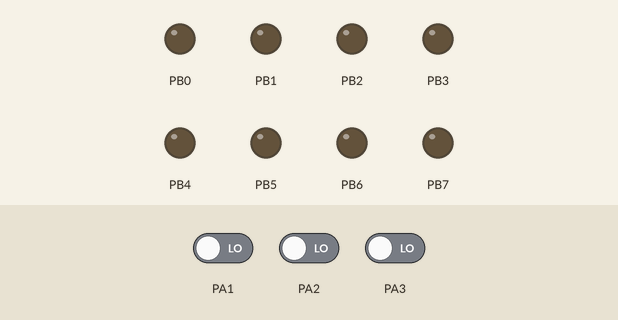
The program below on a simulated ATmega64, built with avr-gcc and emulated at 1 MHz. Shown: output pins drawn as LEDs (lit = HIGH). The test bench sets the inputs (shaded band); at power-on: PA1 LOW, PA3 LOW, PA2 LOW.

Above: at 1.2 s.
1.3 s: PA1 driven HIGH
At 1.7 s:
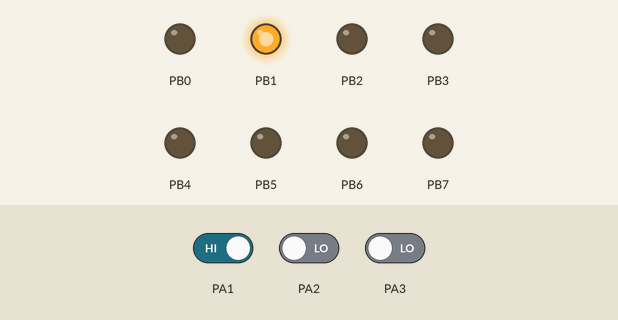
2.8 s: PA3 driven HIGH
At 4.0 s:
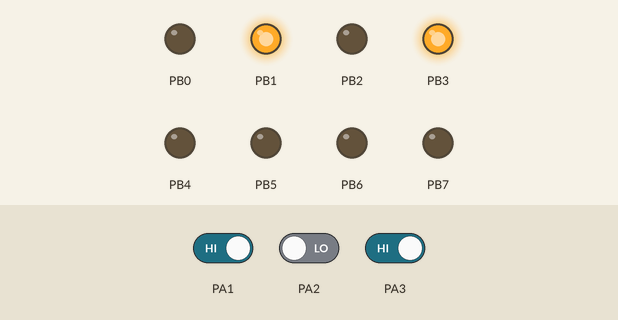
4.3 s: PA1 driven LOW
At 5.2 s:
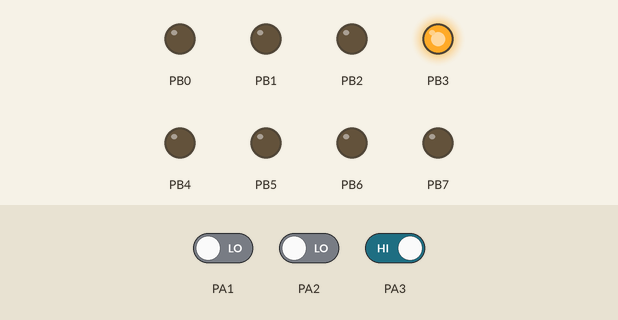
Timing chart, 0 to 7.3 s (numbered marks = the images above; inputs shaded):
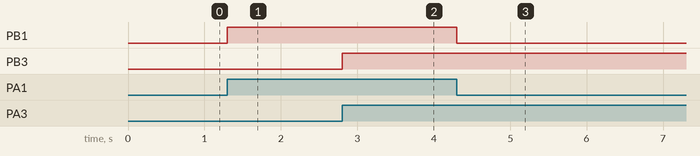

Measured:
- after the input at 1.3 s, PB1: LOW → HIGH at once
- after the input at 2.8 s, PB3: LOW → HIGH at once
- after the input at 4.3 s, PB1: HIGH → LOW at once

The program:

main.c
```c
#include <stdio.h>
#include <avr/io.h>
#include <avr/interrupt.h>
#include <util/delay.h>

int main(void) {

    DDRA=0b00000000;
    DDRB=0b11111111;

    short int left_sensor, right_sensor, middle_sensor;

    short int pleft, pmiddle, pright;

    pleft=1;
    pmiddle=0;
    pright=1;


    while (1) {

    left_sensor=PINA&(0b00000010); //PA1
        middle_sensor=PINA&(0b00000100);//PA2
    right_sensor=PINA&(0b00001000); //PA3


    if ((left_sensor) && (right_sensor) && !(middle_sensor)) {

    //move forward
        PORTB=0b00001010;

    }

    else if (!(left_sensor) && (right_sensor)) {

    //move left
        PORTB=0b00001000;
    }

    else if ((left_sensor) && !(right_sensor)) {

    //move right
        PORTB=0b00000010;
    }

    else {

        if ((pleft) && (pright) && !(pmiddle)) {

            //stop
            PORTB=0b00000000;

        }

        else if (!(pleft) && (pright)) {
            //move left

            PORTB=0b00001000;
        }

        else if ((pleft) && !(pright)) {

            //move right
            PORTB=0b00000010;
     	}

    }
        if (!((left_sensor && middle_sensor && right_sensor)||(!(left_sensor) && !(middle_sensor) && !(right_sensor)))) {

        pleft=left_sensor;
        pmiddle=middle_sensor;
        pright=right_sensor;

            }

    }

}
```
